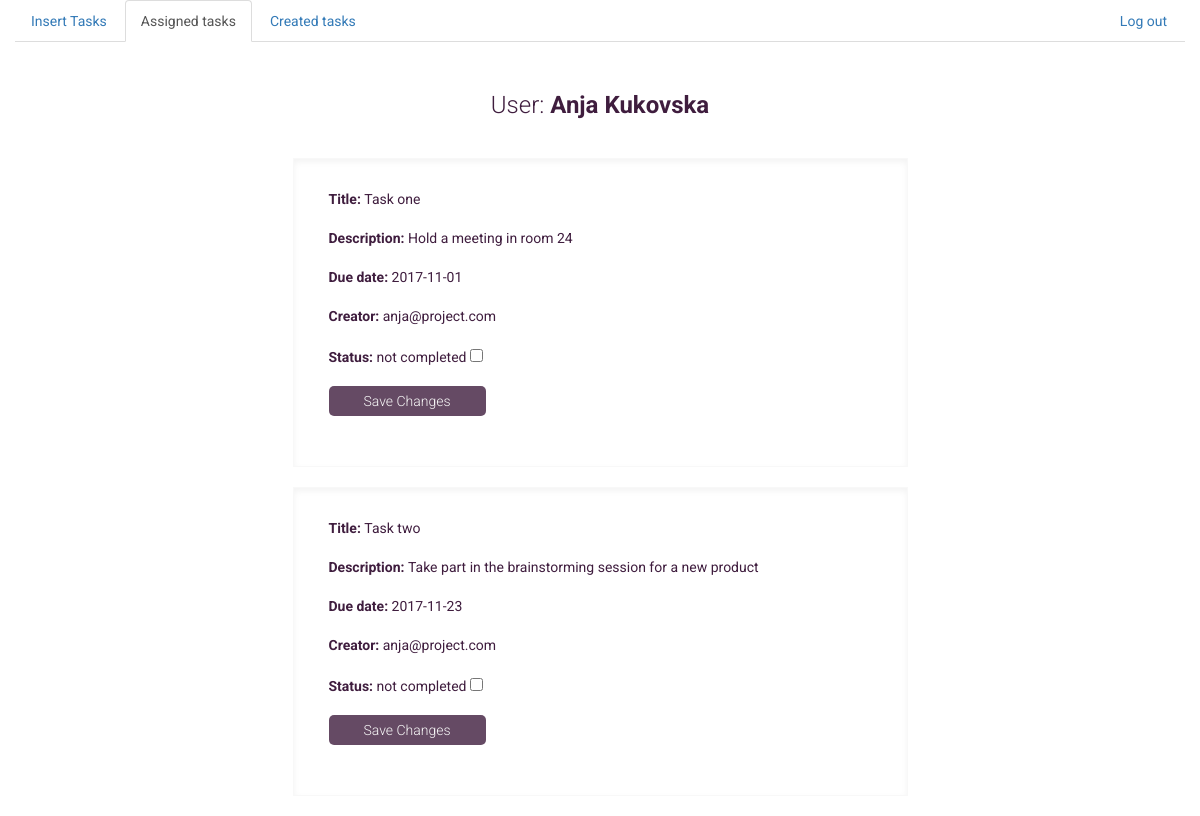
The app's page /assigned_tasks.php (signed in) with its own data.
### tables this page shows
CREATE TABLE `users` (
  `id` int(11) unsigned NOT NULL AUTO_INCREMENT,
  `email` varchar(150) NOT NULL,
  `password` varchar(30) NOT NULL,
  `fullname` varchar(150) NOT NULL,
  PRIMARY KEY (`id`),
  UNIQUE KEY `email_UNIQUE` (`email`)
);

CREATE TABLE `tasks` (
  `id` int(11) unsigned NOT NULL AUTO_INCREMENT,
  `title` varchar(100) NOT NULL,
  `description` varchar(200) NOT NULL,
  `due_date` date NOT NULL,
  `status` tinyint(4) NOT NULL DEFAULT '0',
  `creator` varchar(45) NOT NULL,
  `employee` varchar(50) NOT NULL,
  PRIMARY KEY (`id`)
);

### db.php (called while the page is built, shortened)
<?php
	abstract class DB{
		protected $db;
		protected $table;
		function  __construct(){
			try{
				$this->db = new \PDO("mysql:host=" . self::DB_HOST . ";dbname=" . self::DB_DB, self::DB_USERNAME, self::DB_PASSWORD);
			}catch(\PDOException $ex){
				echo $ex->getMessage();
			}catch(\Exception $ex){
				echo $ex->getMessage();
			}
		}
		public function fetchValues($val, $param){
			$query = "SELECT * FROM {$this->table} WHERE {$param} = '$val'";
			$pdoStatementObject = $this->db->query($query, \PDO::FETCH_ASSOC);
			return $pdoStatementObject->fetchAll();
		}
	}
	class Users extends DB{
		function  __construct(){
			$this->table = 'users';
		}
	}
	class Tasks extends DB{
		function  __construct(){
			$this->table = 'tasks';
		}
	}
?>

### assigned_tasks.php (the view, shortened to what this page needs)
<?php
	include 'logged_in.php';
  $tasks = new \TASKS\Tasks();
  $task = $tasks->fetchValues($user[0]['fullname'], 'employee');
 ?>
<?php
 	foreach($task as $list){
 	 ?>
<div class="row">
 	<div class="col-md-6 col-md-offset-3 tasksBox">
		<form method="POST">
		 <ul class="list-group">
			  <li class="list-group-item listBorder"><b>Title: </b> <?= $list['title'] ;?></li>
			  <li class="list-group-item listBorder"><b>Description: </b> <?= $list['description'] ;?></li>
			  <li class="list-group-item listBorder"><b>Due date: </b> <?= $list['due_date'] ;?></li>
			  <li class="list-group-item listBorder"><b>Creator: </b> <?= $list['creator'] ;?></li>
			   <?php
			   $status = $list['status'];
			  ?>
			  <li class="list-group-item listBorder"><b>Status: </b> <?= ($status == 0) ? 'not completed ' : 'completed ';?>
			  <?php if($status == 0){	$id = $list['id']; echo '
			  <input type="checkbox" name="status" value="1" />
			</li>
			<li class="list-group-item listBorder"><button class="saveButton" type="submit" name="id" value="' .$id. '">Save Changes</button></li>';} ?>
		</ul>
		</form>
	</div>
</div>
<?php  }?>

### logged_in.php (shortened to what this page needs)
<?php
	require 'db.php';
	$users = new \TASKS\Users();
	$user = $users->fetchValues($_SESSION['email'], 'email');
	$phpself = explode("/", "{$_SERVER['PHP_SELF']}");
	$script = $phpself[count($phpself) - 1];
?>
<!DOCTYPE html>
<html lang="en">
<head>
	<link rel="stylesheet" href="https://maxcdn.bootstrapcdn.com/bootstrap/3.3.7/css/bootstrap.min.css">
	<link rel="stylesheet" href="css/style.css">
</head>
<body>
	<div class="container-fluid">
		<ul class="nav nav-tabs">
		  <li role="presentation" <?php if($script == 'insert_tasks.php'){ echo "class='active'"; } ?>><a href="insert_tasks.php">Insert Tasks</a></li>
		  <li role="presentation" <?php if($script == 'assigned_tasks.php'){ echo "class='active'"; } ?>><a href="assigned_tasks.php">Assigned tasks</a></li>
		  <li role="presentation" <?php if($script == 'tasks.php'){ echo "class='active'"; } ?>><a href="tasks.php">Created tasks</a></li>
		  <li style="float: right;"><a href="logout.php">Log out</a></li>
		</ul>
		<h3 class="col-md-4 col-md-offset-4 userStyle">User: <span> <?= $user[0]['fullname']; ?> </span> </h3>
	</div>
</body>
</html>

### css/style.css (style rules this page uses)
html, body { padding: 0; margin: 0; font-family: 'Roboto', sans-serif; }
.userStyle { font-weight: 300; text-align: center; color: rgb(63,29,62); padding: 30px 0px; }
.userStyle span { font-weight: 700; }
.tasksBox { color: rgb(63,29,62); border-color: rgba(247,247,247,0.8); border-style: solid; border-width: 1px; -webkit-box-shadow: inset 0 3px 6px rgba(0,0,0,.05); box-shadow: inset 0 3px 6px rgba(0,0,0,.05); padding: 20px; margin-bottom: 20px; }
.tasksBox input, .tasksBox textarea, .tasksBox select { background-color: rgba(215,215,215,0.05); border: 1px solid #e5e5e5; border-radius: 3px; }
.saveButton { padding: 5px 35px; font-weight: 300; border-radius: 5px; background-color: rgba(63,29,62,0.8); border: none; color: #f7f7f7; outline: none; }
.listBorder { border: none; }

### records on screen
users: fullname "Anja Kukovska"
tasks: title "Task one", description "Hold a meeting in room 24", due_date "2017-11-01", creator "anja@project.com", status "not completed", $id 21 (drawn)
tasks: title "Task two", description "Take part in the brainstorming session for a new product", due_date "2017-11-23", creator "anja@project.com", status "not completed", $id 22 (drawn)
